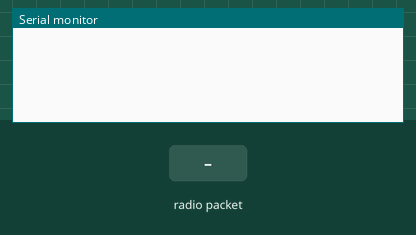
Recording of a sketch running on a simulated Arduino Uno, built with avr-gcc and run on an emulated ATmega328P. On the bench: the last lines printed to the serial monitor. The inputs (shaded band) are chosen by the test bench. No radio packets arrive unless stated.

Above: at 1.2 s.
1.3 s: radio packet "5" arrives
At 2.5 s:
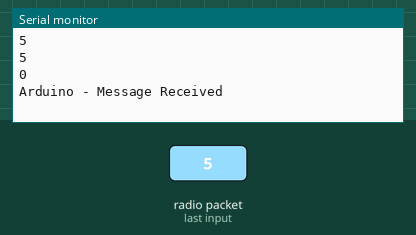
2.8 s: radio packet "90" arrives
At 3.6 s:
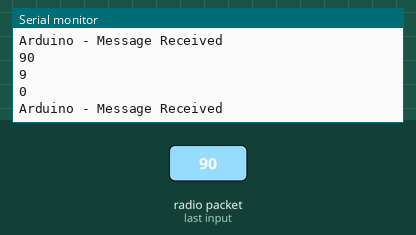
4.3 s: radio packet "200" arrives
At 4.8 s:
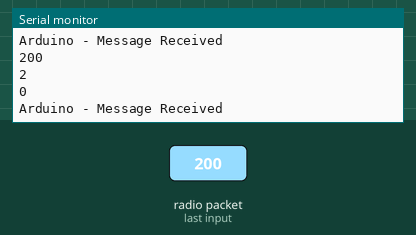
Timing chart, 0 to 7.3 s (numbered marks = the images above; inputs shaded):
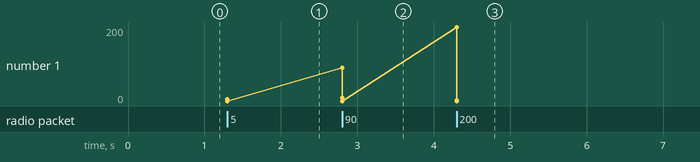

Measured:
- after the input at 1.3 s, the serial monitor: prints a new line at once (image 1)
- after the input at 2.8 s, the serial monitor: prints a new line at once (image 2)
- after the input at 4.3 s, the serial monitor: prints a new line at once (image 3)

The sketch:

nrf-receiver.ino
```cpp
#include <SPI.h>
#include "src/Nrf/Nrf.h"

RF24 rfradio(7, 8);
Nrf nrf(&rfradio);

const byte address[][12] = {"arduino_read", "pi_read"};
//const byte address[][6] = {"00006", "00008"};

void setup()
{
    Serial.begin(115200);

    nrf.radio->begin();
    nrf.radio->enableDynamicPayloads();

    // Do not use 0 as reading pipe! This pipe is already in use ase writing pipe
    nrf.radio->openWritingPipe(address[1]);
    nrf.radio->openReadingPipe(1, address[0]);
    nrf.radio->startListening();
}

void loop()
{
    receive();
}

void receive()
{
    char message[32] = "";
    nrf.readMessage(message, nrf.radio->getDynamicPayloadSize());
    if (strlen(message) != 0)
    {
        Serial.println(message);
        char dir = getDirection(message);
        Serial.println(dir);
        int distance = getDistance(message);
        Serial.println(distance);

        char sendMsg[32] = "Done";
        bool ok = nrf.sendMessage(sendMsg, sizeof(sendMsg));
        if (ok){
          Serial.println("Arduino - Message Received");
        }else{
          Serial.println("Arduino - Message Received failed");
        }
    }
}

char getDirection(char input[]){
  return input[0];
}

long getDistance(char input[]){
  String output = "";
  for(int i = 1; i < 32; i++){
    if(isdigit(input[i])){
//      Serial.println(" Digit: " + input[i]);
      output += input[i];
    }else{
      break;
    }
  }
//  Serial.println(output);
  return output.toInt();
}
```

Nrf.cpp
```cpp
#include "Arduino.h"
#include "Nrf.h"

Nrf::Nrf(RF24 *rfradio)
{
    radio = rfradio;
}

void Nrf::readMessage(char *message, uint8_t len)
{
    if (radio->available())
    {
        while (radio->available())
        {
            radio->read(message, len);
        }
    }
}

bool Nrf::sendMessage(char *message, uint8_t len)
{
    radio->stopListening();
    bool ok = radio->write(message, len);
    radio->startListening();

    return ok;
}

bool Nrf::waitForResponse()
{
    unsigned long started_waiting_at = millis();
    bool timeout = false;

    while (!radio->available() && !timeout)
    {
        if (millis() - started_waiting_at > 200)
        {
            timeout = true;
        }
    }

    return !timeout;
}
```

Nrf.h
```cpp
#ifndef Nrf_h
#define Nrf_h

#include "Arduino.h"
#include <nRF24L01.h>
#include <RF24.h>

class Nrf
{
  public:
    Nrf(RF24 *rfradio);
    RF24 *radio;

    void readMessage(char *message, uint8_t len);
    bool sendMessage(char *message, uint8_t len);
    bool waitForResponse();
};

#endif
```
